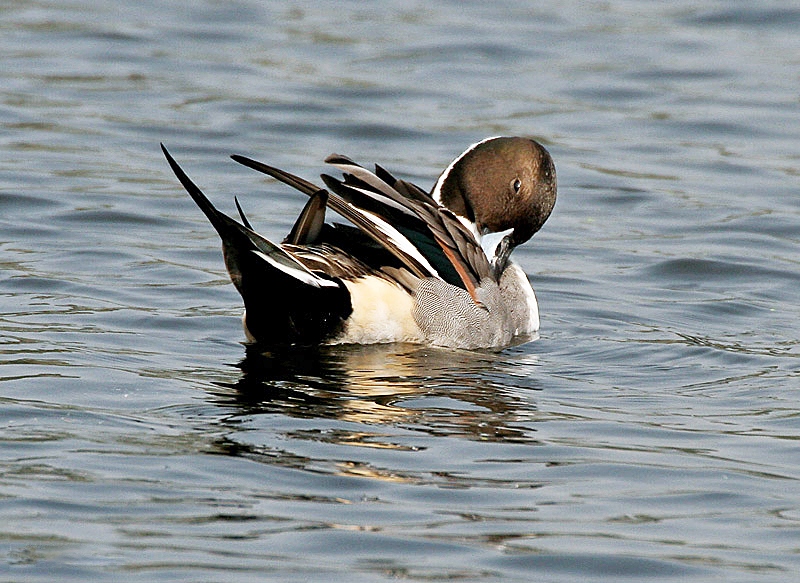
#> input picture _doc/practice/ml/images/Northern_Pintail_(Male)-_Preening_I_IMG_1119.jpg, 800 x 583 px, found by its file name; its folder holds 3 pictures in this run
$ jupyter execute seance6_regex.ipynb
#> lines starting #> are read from the running program, lines starting #| are printed output that depends on the picture
# Séance 6 - epressions régulières

[cell 1]
texte = """
Voici un texte intégrant 50 formules de politesse variées, adaptées à différents contextes (professionnel, amical, formel, informel, écrit, oral) :

---

**Objet : Remerciements et suite à notre échange**

Chère Madame Dupont,

Je me permets de vous adresser ce message afin de vous exprimer toute ma gratitude pour l’attention que vous avez portée à mon projet. **1. Je vous remercie sincèrement** pour le temps que vous m’avez accordé lors de notre dernière rencontre.

**2. Veuillez agréer, Madame, l’expression de mes salutations distinguées.**
Je tiens à souligner la qualité de vos conseils, qui m’ont été d’une aide précieuse. **3. Je vous en suis profondément reconnaissant(e).**

**4. Avec toute ma considération,**
Je vous prie de bien vouloir trouver ci-joint le document que vous m’avez demandé. **5. N’hésitez pas à me faire savoir** si vous souhaitez que j’apporte des modifications ou des précisions.

**6. Dans l’attente de votre retour, je reste à votre disposition** pour toute information complémentaire.
**7. Je vous remercie par avance** pour l’attention que vous porterez à ce dossier.

**8. Cordialement,**
Je souhaiterais également vous informer que l’événement aura lieu le 15 novembre prochain. **9. Seriez-vous disponible** pour y assister ?

**10. Je serais ravi(e) de vous y retrouver.**
**11. En espérant avoir le plaisir de vous compter parmi nous,**
Je vous prie d’agréer, Cher Monsieur, **12. l’assurance de ma parfaite considération.**

**13. Bien à vous,**
Pour revenir sur notre échange téléphonique, **14. je vous confirme** que les délais seront respectés.
**15. Merci de votre confiance.**

**16. Avec mes sincères salutations,**
Je vous invite à consulter le rapport joint pour plus de détails. **17. Je reste à l’écoute** de vos remarques.

**18. En vous remerciant de votre bienveillance,**
Je vous souhaite une excellente journée. **19. Prenez soin de vous.**

**20. Amicalement,**
Je tenais à vous faire part de ma satisfaction quant à notre collaboration. **21. C’est un réel plaisir de travailler à vos côtés.**

**22. Avec toute mon amitié,**
Je vous propose de nous retrouver la semaine prochaine pour en discuter plus en détail. **23. Qu’en pensez-vous ?**

**24. À très bientôt,**
Je vous joins les informations demandées et **25. vous prie de m’excuser** pour le léger retard.

**26. Avec mes excuses les plus sincères,**
Je vous remercie pour votre compréhension. **27. Je vous en suis infiniment reconnaissant(e).**

**28. Respectueusement,**
Je vous informe que le projet avance selon le planning prévu. **29. Je vous tiendrai informé(e) des prochaines étapes.**

**30. Dans l’attente de votre réponse,**
Je vous souhaite un excellent week-end. **31. Profitez bien de ces moments de détente.**

**32. Avec toute ma sympathie,**
Je vous serais gré de bien vouloir me confirmer votre présence. **33. Merci d’avance pour votre retour.**

**34. Bien cordialement,**
Je vous adresse mes plus vifs remerciements pour votre soutien. **35. Votre aide m’est précieuse.**

**36. Avec toute ma gratitude,**
Je vous prie de croire, Madame, **37. en l’expression de mes sentiments les plus respectueux.**

**38. Très respectueusement,**
Je vous informe que le dossier est désormais complet. **39. Je reste à votre entière disposition** pour toute question.

**40. Avec mes meilleures pensées,**
Je vous souhaite une belle journée. **41. À très vite, j’espère.**

**42. Avec toute mon affection,**
Je vous remercie pour votre patience. **43. Votre bienveillance me touche beaucoup.**

**44. Avec toute ma reconnaissance,**
Je vous prie de bien vouloir excuser ce contretemps. **45. Je ferai tout mon possible pour y remédier.**

**46. Avec mes excuses renouvelées,**
Je vous remercie pour votre confiance renouvelée. **47. C’est un honneur de collaborer avec vous.**

**48. Avec toute mon estime,**
Je vous souhaite une excellente continuation. **49. Au plaisir de vous revoir bientôt.**

**50. Bien à vous,**

**51. Merci, je vous dois beaucoup.**

Merci pour ces formules de politesse.

---

N’hésitez pas à me dire si vous souhaitez adapter ce texte à un contexte particulier !
"""

[cell 2]
morceaux = texte.split("**")
morceaux[-5:]

[cell 3]
for m in morceaux:
    if "merci" in m.lower():
        mot = m.lower().split(" ")
        if "merci" in mot:
            print(m)

[cell 4]
for m in morceaux:
    if "merci" not in m.lower():
        continue
    f = m.lower().replace(",", " ").replace(".", " ").replace("\n", " ")
    mot = f.lower().split(" ")
    if "merci" not in mot:
        continue
    print(m)

[cell 5]
import re

tous_les_merci = re.findall(r"\*\*(merci)\*\*", texte)
tous_les_merci

[cell 6]
motif = r"\*\*(.*?merci.*?)\*\*"

resultats = re.findall(motif, "**merci 1**, **merci 2**", flags=re.IGNORECASE)
print(resultats)

[cell 7]
resultats = re.findall(motif, texte, flags=re.IGNORECASE)
print(resultats)

[cell 8]
motif = r"\*\*(?=[^*]*merci\b)[^*]*\*\*"
resultats = re.findall(motif, texte, flags=re.IGNORECASE)
print(resultats)

[cell 9]
import os
import zipfile

# Dossier contenant les fichiers ZIP
dossier_zip = "chemin/vers/vos/fichiers_zip"  # Remplacez par votre chemin
# Dossier de destination pour les fichiers décompressés
dossier_dest = "chemin/vers/dossier_destination"  # Remplacez par votre chemin

# Liste tous les fichiers ZIP dans le dossier
if os.path.exists(dossier_zip):
    fichiers_zip = [f for f in os.listdir(dossier_zip) if f.endswith(".zip")]
else:
    fichiers_zip = []

if fichiers_zip:
    # Crée le dossier de destination s'il n'existe pas
    os.makedirs(dossier_dest, exist_ok=True)

    print(f"Trouvé {len(fichiers_zip)} fichiers ZIP à décompresser.")

    for fichier in fichiers_zip:
        chemin_zip = os.path.join(dossier_zip, fichier)
        nom_dossier = os.path.splitext(fichier)[0]  # Nom du sous-dossier = nom du ZIP
        dossier_sortie = os.path.join(dossier_dest, nom_dossier)

        try:
            with zipfile.ZipFile(chemin_zip, "r") as zip_ref:
                zip_ref.extractall(dossier_sortie)
            print(f"✅ Décompression réussie : {fichier} -> {nom_dossier}")
        except zipfile.BadZipFile:
            print(f"❌ Erreur : {fichier} est corrompu ou n'est pas un ZIP valide.")
        except Exception as e:
            print(f"❌ Erreur inattendue avec {fichier} : {e}")

    print("Décompression terminée !")

[cell 10]
import os
import pandas as pd

# Dossier contenant vos fichiers Excel
dossier_excel = "chemin/vers/vos/fichiers_excel"  # Remplacez par votre chemin

if os.path.exists(dossier_excel):
    # Nom du fichier Excel de sortie
    fichier_sortie = "fichier_fusionne.xlsx"  # Remplacez par le nom souhaité

    # Liste tous les fichiers Excel dans le dossier
    fichiers_excel = [
        f for f in os.listdir(dossier_excel) if f.endswith((".xlsx", ".xls"))
    ]

    print(f"Trouvé {len(fichiers_excel)} fichiers Excel à fusionner.")

    # Crée un objet ExcelWriter pour écrire le fichier de sortie
    with pd.ExcelWriter(fichier_sortie, engine="openpyxl") as writer:
        for fichier in fichiers_excel:
            chemin_fichier = os.path.join(dossier_excel, fichier)
            # Lit chaque fichier Excel
            df = pd.read_excel(chemin_fichier)
            # Nom de l'onglet = nom du fichier (sans extension)
            nom_onglet = os.path.splitext(fichier)[0][
                :31
            ]  # Excel limite à 31 caractères
            # Écrit dans le fichier de sortie, dans un nouvel onglet
            df.to_excel(writer, sheet_name=nom_onglet, index=False)
            print(f"✅ Ajouté : {fichier} -> onglet '{nom_onglet}'")

    print(
        f"Fusion terminée ! Le fichier '{fichier_sortie}' contient {len(fichiers_excel)} onglets."
    )

[cell 11]
import os
import cv2

# Chemin du répertoire contenant vos images
dossier_images = "chemin/vers/vos/images"  # Remplacez par votre chemin

if os.path.exists(dossier_images):
    # Chemin du répertoire de sortie (pour les images avec visages)
    dossier_sortie = "chemin/vers/images_avec_visages"  # Remplacez par votre chemin

    # Crée le dossier de sortie s'il n'existe pas
    os.makedirs(dossier_sortie, exist_ok=True)

    # Charge le classificateur de visages pré-entraîné d'OpenCV
    face_cascade = cv2.CascadeClassifier(
        cv2.data.haarcascades + "haarcascade_frontalface_default.xml"
    )

    # Liste des extensions d'image supportées
    extensions = (".jpg", ".jpeg", ".png", ".bmp", ".gif")

    # Parcourt toutes les images du répertoire
    for fichier in os.listdir(dossier_images):
        if fichier.lower().endswith(extensions):
            chemin_image = os.path.join(dossier_images, fichier)
            # Lit l'image
            img = cv2.imread(chemin_image)
#> img is the input picture: shape (583, 800, 3); mean B, G, R 147.1, 144.8, 138
            if img is None:
                continue  # Ignore si l'image ne peut pas être lue

            # Convertit en niveaux de gris pour la détection
            gray = cv2.cvtColor(img, cv2.COLOR_BGR2GRAY)
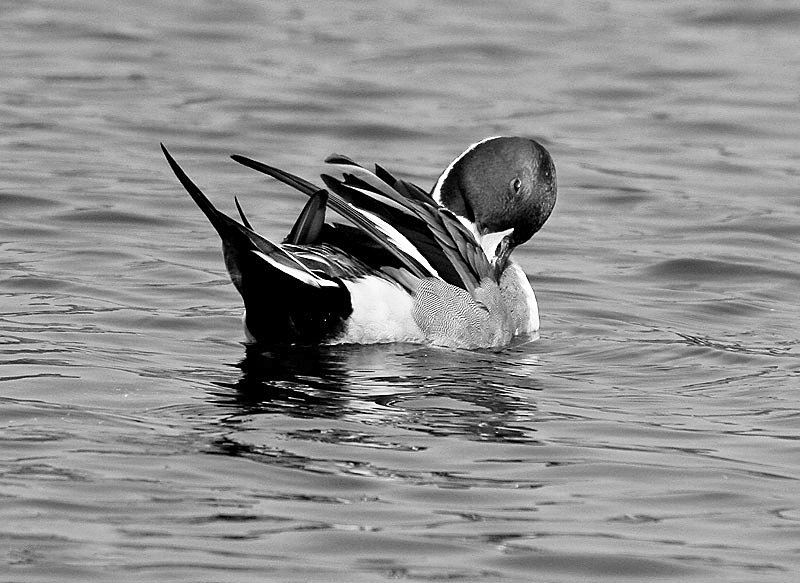
#> gray: shape (583, 800); min 0, max 255, mean 143.1
            # Détecte les visages
            faces = face_cascade.detectMultiScale(
                gray, scaleFactor=1.1, minNeighbors=5, minSize=(30, 30)
            )
#> faces = [[243, 172, 66, 66]]

            # Si au moins un visage est détecté, copie l'image dans le dossier de sortie
            if len(faces) > 0:
                chemin_sortie = os.path.join(dossier_sortie, fichier)
                cv2.imwrite(chemin_sortie, img)
                print(f"✅ Visage détecté : {fichier}")
#> pass 2 of the loop `for fichier in os.listdir(dossier_images):`:
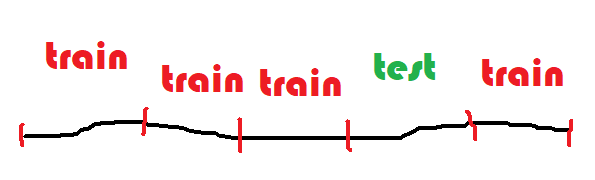
#> input picture _doc/practice/ml/images/cross.png, 595 x 180 px, found by its file name
#> img is the input picture: shape (180, 595, 3); mean B, G, R 237.9, 238.4, 247.2
#> `gray = cv2.cvtColor(img, cv2.COLOR_BGR2GRAY)`:
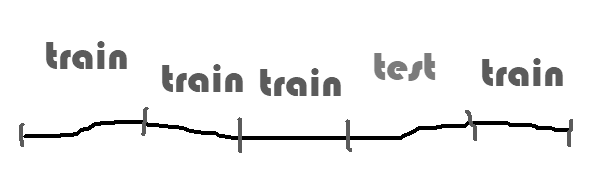
#> gray: shape (180, 595); min 0, max 255, mean 241
#> faces = ()
#> pass 3 of the loop `for fichier in os.listdir(dossier_images):`:
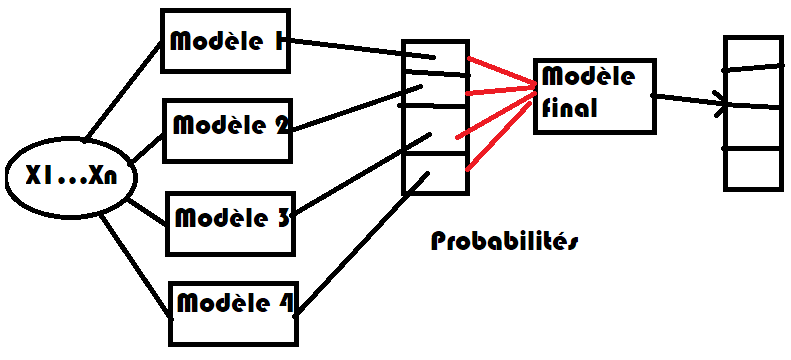
#> input picture _doc/practice/ml/images/stackmulti.png, 791 x 360 px, found by its file name
#> img is the input picture: shape (360, 791, 3); mean B, G, R 226.8, 226.7, 228
#> `gray = cv2.cvtColor(img, cv2.COLOR_BGR2GRAY)`:
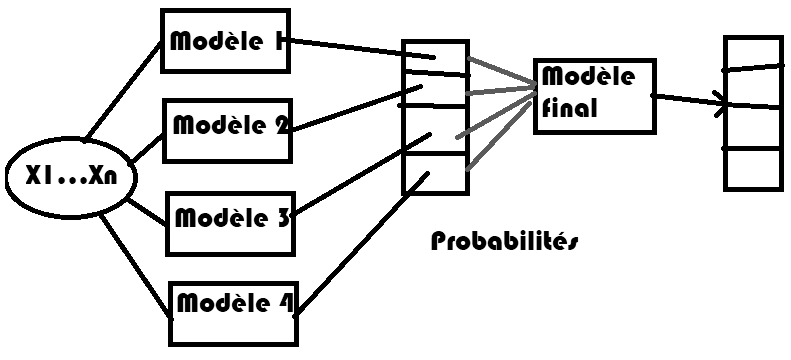
#> gray: shape (360, 791); min 0, max 255, mean 227.1

    print("Filtrage terminé ! Les images avec visages sont dans :", dossier_sortie)

[cell 12]
import os
from PIL import Image
import matplotlib.pyplot as plt
import math

# Chemin du répertoire contenant vos images
dossier_images = "Telechargements"  # Remplacez par votre chemin
if os.path.exists(dossier_images):
    # Chemin de sortie pour le poster
    poster_sortie = "poster_miniatures.jpg"  # Remplacez par le nom souhaité

    # Taille des miniatures (en pixels)
    taille_miniature = (200, 200)
    # Marge entre les miniatures (en pixels)
    marge = 20
    # Fond du poster (blanc par défaut)
    fond = (255, 255, 255)

    # Liste des extensions d'image supportées
    extensions = (".jpg", ".jpeg", ".png", ".bmp", ".gif")

    # Récupère la liste des images
    images = [f for f in os.listdir(dossier_images) if f.lower().endswith(extensions)]
    images.sort()  # Trie par nom
    print("nombre d'images", len(images))

    # 1/ Zoom
    zoom = []
    for i, image in enumerate(images):
        chemin_image = os.path.join(dossier_images, image)
        img = Image.open(chemin_image)
        w, h = img.size
        minhw = min(w, h)
        ratio = 200 / minhw
        img = img.resize((int(w * ratio), int(h * ratio)))
        zoom.append(img)
        print(f"image {i}: {img.size}")

    # 2. position
    print("-----")
    positions = []
    x, y = 0, 0
    miny = 1000
    maxy = 0
    for i, img in enumerate(zoom):
        positions.append((x, y))
        w, h = img.size
        x += w
        miny = min(h, miny)
        maxy = max(maxy, y + miny)
        if x >= 1200:
            x = 0
            y += miny
            miny = 1000
        print(i, (x, y), miny)

    print(positions)
    largeur_poster = 1200
    hauteur_poster = maxy

    # Crée une image vide pour le poster
    poster = Image.new("RGB", (largeur_poster, hauteur_poster), fond)

    for pos, img in zip(positions, zoom):
        poster.paste(img, pos)
        x = pos[0] + img.size[0]
        y = pos[1]

    i = 0
    while x < 1200:
        poster.paste(zoom[i], (x, y))
        x += zoom[i].size[0]

    # Sauvegarde le poster
    poster.save(poster_sortie)
    print(f"✅ Poster généré : {poster_sortie} ({nb_images} miniatures)")

    plt.figure(figsize=(20, 10))  # Ajustez la taille selon vos besoins
    plt.imshow(poster)
    plt.axis("off")  # Masque les axes
    plt.title(f"Poster de miniatures ({nb_images} images)")
    plt.show()

[cell 13]
def plus_grande_sequence_commune_naif(seq1, seq2):
#> called with seq1 = 'ABCDEFGHIZERT', seq2 = 'ABGGHIZTJKL'
    for length in range(len(seq1), 0, -1):
        for i in range(len(seq1)):
            if i + length <= len(seq1):
                s1 = seq1[i : i + length]
                if s1 in seq2:
                    return s1
    return ""


seq1 = "ABCDEFGHIZERT"
seq2 = "ABGGHIZTJKL"
plus_grande_sequence_commune_naif(seq1, seq2)

[cell 14]
import numpy as np
import pprint


def distance_edition(m1, m2):
#> called with m1 = 'ABCDEFGHIZERT', m2 = 'ABGGHIZTJKL'
    cout = np.empty((len(m1) + 1, len(m2) + 1))
    predi = np.empty((len(m1) + 1, len(m2) + 1), dtype=np.int64)
    predj = np.empty((len(m1) + 1, len(m2) + 1), dtype=np.int64)
    cout[:, 0] = np.arange(len(m1) + 1)
    cout[0, :] = np.arange(len(m2) + 1)
    predi[:, 0] = np.arange(len(m1) + 1) - 1
    predj[:, 0] = 0
    predi[0, :] = 0
    predj[0, :] = np.arange(len(m2) + 1) - 1
    for i in range(1, len(m1) + 1):
        for j in range(1, len(m2) + 1):
            c_sup = cout[i - 1, j] + 1
            c_ins = cout[i, j - 1] + 1
            c_cmp = cout[i - 1, j - 1] + (1 if m1[i - 1] != m2[j - 1] else 0)
            if c_cmp <= min(c_sup, c_ins):
                cout[i, j], predi[i, j], predj[i, j] = c_cmp, i - 1, j - 1
            elif c_sup <= c_ins:
                cout[i, j], predi[i, j], predj[i, j] = c_sup, i - 1, j
            else:
                cout[i, j], predi[i, j], predj[i, j] = c_ins, i, j - 1
    # alignement
    alignement = [(len(m1), len(m2))]
    while min(alignement[-1]) >= 0:
        i, j = alignement[-1]
        i, j = predi[i, j], predj[i, j]
        alignement.append((i, j))
    alignement = alignement[::-1][2:]
    lettres = [(m1[i - 1], m2[j - 1]) for i, j in alignement]
    return cout, alignement, lettres


def plus_grande_sequence_commune(seq1, seq2):
    cout, alignement, lettres = distance_edition(seq1, seq2)
    i0 = None
    best = None
    for i, (c1, c2) in enumerate(lettres):
        if c1 == c2:
            if i0 is None:
                i0 = i
            if i0 is not None and best is None or i - i0 + 1 > len(best):
                best = "".join(c[1] for c in lettres[i0 : i + 1])
        else:
            i0 = None
    return best


# cout, alignement, lettres = distance_edition(seq1, seq2)
# pprint.pprint(list(zip(alignement,lettres)))
plus_grande_sequence_commune(seq1, seq2)
